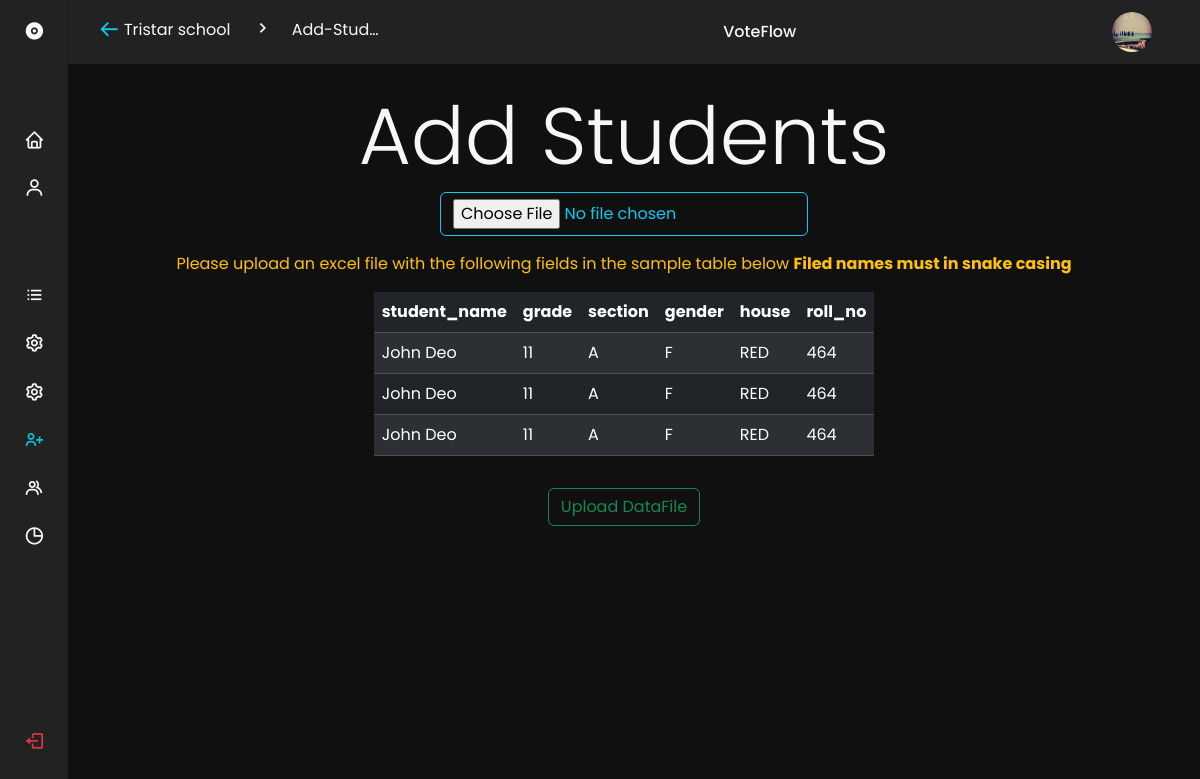
The page /polls/1/addstudents (signed in) on the database its author committed.
### VoteFlow/models.py (models this page shows, shortened)
class School(UserMixin, db.Model):
    id = db.Column(db.Integer, primary_key=True)
    admin_username = db.Column(db.String, unique=True, nullable=False)
    name = db.Column(db.String, unique=True, nullable=False)
    abbr = db.Column(db.String, unique=True, nullable=False)
    email = db.Column(db.String, unique=True, nullable=False)
    password = db.Column(db.String, unique=True, nullable=False)
    school_logo = db.Column(db.String, nullable=False)
    polls = db.relationship("Poll")

### VoteFlow/polls/routes.py (the view, shortened to what this page needs)
@polls.route("/<poll_id>/addstudents", methods=["GET", "POST"])
@login_required
@active_sched_poll_required
def add_students(poll_id):
    school = current_school
    poll = Poll.query.filter_by(school_id=school.id, id=poll_id).first()
    form = AddStudentsForm()
    loaded_students = poll.students
    flagged = []
    flagged = FlaggedStudent.query.filter_by(poll_id=poll.id, school_id=school.id).all()
    return render_template(
        "polldashboard/addstudents.html",
        title=poll.name,
        school=school,
        dash_location="Add-Students",
        poll=poll,
        form=form,
        loaded=True,
    )

### VoteFlow/polls/forms.py
class AddStudentsForm(FlaskForm):
    students = FileField()
    submit = SubmitField("Upload DataFile")

### VoteFlow/models.py (called while the page is built)
@login_manager.user_loader
def load_user(user_id):
    user = User.query.get(int(user_id))
    print("USER_ID:", user_id)
    print("USER_QUERIED:", user_id)
    if not user:
        return None
    if user.user_type == "student":
        return Student.query.get(user.user_id)
    elif user.user_type == "school":
        return School.query.get(user.user_id)
    return None

### VoteFlow/polls/utils.py (called while the page is built)
def active_sched_poll_required(func):
    @wraps(func)
    def func_wrapper(poll_id):
        poll = Poll.query.filter_by(school_id=current_user.id, id=poll_id).first()
        if not poll:
            abort(404)
        if poll.status != "Archived":
            return func(poll_id)
        else:
            flash(
                f"This Poll has been Archived! The Dashboard cannot be viewed for a Archived Poll",
                "danger",
            )
            return redirect(url_for("polls.home"))
    return func_wrapper

### VoteFlow/templates/polldashboard/addstudents.html (shortened to what this page needs)
{% extends 'polldashboard/polldashboardbase.html' %}
{% block viewer %}
	 <form method="POST" method="/" class='elecstart mt-3' enctype="multipart/form-data">
      {% if loaded %}
      <center>
         <h1 class="display-1">Add Students</h1>
         {{form.students(class='btn btn-outline-info mr-3')}}
      <div class="text-warning m-3">
        Please upload an excel file with the following fields in the sample table below
        <b> Filed names must in snake casing</b>
      </div>
      <div class="d-flex justify-content-center overflow-auto">
        <div style="max-width:40rem;">
        <table class="table table-striped table-dark restable">
          <thead>
            <tr>
              <th scope="col">student_name</th>
              <th scope="col">grade</th>
              <th scope="col">section</th>
              <th scope="col">gender</th>
              <th scope="col">house</th>
              <th scope="col">roll_no</th>
            </tr>
          </thead>
          <tbody>
            {% for _ in range(3) %}
            <tr>
              <td>John Deo</td>
              <td>11</td>
              <td>A</td>
              <td>F</td>
              <td>RED</td>
              <td>464</td>
            </tr>
            {% endfor %}
          </tbody>
        </table>
      </div>
      </div>
         {{form.submit(class='btn btn-outline-success mt-3')}}
         </center>
   </form>
   {% else %}
         <center>
            <br><h1 class="display-1 text-success">Students Have Been Added!</h1><br>
         </center>
   {% endif %}
{% endblock viewer %}

### VoteFlow/templates/polldashboard/polldashboardbase.html (shortened to what this page needs)
<!doctype html>
<html lang="en">
  <head>
    <link
      rel="stylesheet"
      href="https://code.getmdl.io/1.3.0/material.cyan-light_blue.min.css"
    />
    <link
      rel="stylesheet"
      href="https://cdn.jsdelivr.net/npm/bootstrap@5.3.2/dist/css/bootstrap.min.css"
    />
    <link
      rel="stylesheet"
      href="https://cdn.jsdelivr.net/npm/boxicons@latest/css/boxicons.min.css"
    />
    <link
      rel="stylesheet"
      href="{{url_for('static',filename='css/sidebarsubmenus.css')}}"
    />
  </head>
  <body>
    <header class="header">
      <div class="header__container">
        <img
          src="{{url_for('static',filename=school.school_logo)}}"
          alt=""
          class="header__img"
        />
        <div class="">
          <a class="navbar-brand" href="#">
            <div class="row">
              <div class="col-1">
                <i
                  class="bx bx-arrow-back text-info"
                  style="padding-left: 2px; font-size: 1.4rem"
                  id="arrow"
                  onclick="window.history.back();"
                ></i>
              </div>
              <div class="col-5 text-truncate text-break">{{school.name}}</div>
              <div class="col-1 m-0 p-0">
                <i class="bx bx-chevron-right" style="font-size: 1.3rem"></i>
              </div>
              <div class="col-4 text-truncate text-break">
                {{ dash_location }}
              </div>
            </div>
          </a>
        </div>
        <a href="#" class="header__logo">VoteFlow</a>
      </div>
    </header>
    <div class="nav" id="navbar">
      <nav class="nav__container">
        <div>
          <a href="#" class="nav__link nav__logo">
            <i class="bx bxs-disc nav__icon"></i>
          </a>
          <div class="nav__list">
            <div class="nav__items">
              <a
                href="{{ url_for('polls.dashboard_home',poll_id=poll.id)}}"
                class="nav__link {%if dash_location=='Home'%}active{%endif%}"
              >
                <i class="bx bx-home nav__icon"></i>
              </a>
              <div class="nav__dropdown">
                <a href="#" class="nav__link">
                  <i class="bx bx-user nav__icon"></i>
                </a>
              </div>
            </div>
            <div class="nav__items">
              <a
                href="{{ url_for('polls.home', school_abbr=school.school_abbr)}}"
                class="nav__link"
              >
                <i class="bx bx-list-ul nav__icon"></i>
              </a>
              <a
                class="nav__link {%if dash_location=='Manage-Students'%}active{%endif%}"
                href="{{ url_for('polls.manage_students',  poll_id=poll.id)}}"
              >
                <i class="bx bx-cog nav__icon"></i>
              </a>
              <a
                class="nav__link {%if dash_location=='Manage-Candidates'%}active{%endif%}"
                href="{{url_for('polls.manage_candidates',poll_id=poll.id)}}"
              >
                <i class="bx bx-cog nav__icon"></i>
              </a>
              <a
                class="nav__link {%if dash_location=='Add-Students'%}active{%endif%}"
                href="{{ url_for('polls.add_students',  poll_id=poll.id) }}"
              >
                <i class="bx bx-user-plus nav__icon"></i>
              </a>
              <a
                class="nav__link {%if dash_location=='Add-Candidates'%}active{%endif%}"
                href="{{ url_for('polls.add_candidates',  poll_id=poll.id) }}"
              >
                <i class="bx bx-group nav__icon"></i>
              </a>
              <a
                class="nav__link {%if dash_location=='Results'%}active{%endif%}"
                href="{{ url_for('polls.results',  poll_id=poll.id) }}"
              >
                <i class="bx bx-pie-chart-alt nav__icon"></i
                ><span class="nav__name"> Election Results</span>
              </a>
            </div>
          </div>
        </div>
        <a
          href="{{url_for('auth.user_logout')}}"
          class="text-danger nav__link nav__logout"
        >
          <i class="bx bx-log-out nav__icon"></i>
        </a>
      </nav>
    </div>
    <main>
      {% block viewer %} {% endblock viewer %}
    </main>
  </body>
</html>

### VoteFlow/static/css/sidebarsubmenus.css (style rules this page uses)
:root { --header-height: 3.5rem; --nav-width: 219px; --first-color: #0bc3d8; --first-color-light: #f4f0fa; --title-color: #f7f7f7; --text-color: #f7f7f7; --text-color-light: #f7f7f7; --body-color: #101010; --container-color: #222222; --body-font: "Poppins", sans-serif; --normal-font-size: 0.938rem; --small-font-size: 0.75rem; --smaller-font-size: 0.75rem; --font-medium: 500; --font-semi-bold: 600; --z-fixed: 100; }
@media screen and (min-width: 1024px) { :root { --normal-font-size: 1rem; --small-font-size: 0.875rem; --smaller-font-size: 0.813rem; } }
body { margin: var(--header-height) 0 0 0; padding: 1rem 1rem 0; font-family: var(--body-font); font-size: var(--normal-font-size); background-color: var(--body-color); color: var(--text-color); }
a { text-decoration: none; }
img { max-width: 100%; height: auto; }
.header { position: fixed; top: 0; left: 0; width: 100%; background-color: var(--container-color); box-shadow: 0 1px 0 rgba(22, 8, 43, 0.1); padding: 0 1rem; z-index: var(--z-fixed); }
.header__container { display: flex; align-items: center; height: var(--header-height); justify-content: space-between; }
.header__img { width: 35px; height: 35px; border-radius: 50%; }
.header__logo { color: var(--title-color); font-weight: var(--font-medium); display: none; }
.nav { position: fixed; top: 0; left: -100%; height: 100vh; padding: 1rem 1rem 0; background-color: var(--container-color); box-shadow: 1px 0 0 rgba(22, 8, 43, 0.1); z-index: var(--z-fixed); transition: 0.4s; }
.nav__container { height: 100%; display: flex; flex-direction: column; justify-content: space-between; padding-bottom: 3rem; overflow: auto; scrollbar-width: none; }
.nav__logo { font-weight: var(--font-semi-bold); margin-bottom: 2.5rem; }
.nav__list, .nav__items { display: grid; }
.nav__list { row-gap: 2.5rem; }
.nav__items { row-gap: 1.5rem; }
.nav__link { display: flex; align-items: center; color: var(--text-color); }
.nav__icon { font-size: 1.2rem; margin-right: 0.5rem; }
.nav__logout { margin-top: 5rem; }
.nav__dropdown { overflow: hidden; max-height: 21px; transition: 0.4s ease-in-out; }
.active { color: var(--first-color); }
@media screen and (min-width: 768px) { body { padding: 1rem 3rem 0 6rem; } }
@media screen and (min-width: 768px) { .header { padding: 0 3rem 0 6rem; } }
@media screen and (min-width: 768px) { .header__container { height: calc(var(--header-height) + 0.5rem); } }
@media screen and (min-width: 768px) { .header__logo { display: block; } }
@media screen and (min-width: 768px) { .header__img { width: 40px; height: 40px; order: 1; } }
@media screen and (min-width: 768px) { .nav { left: 0; padding: 1.2rem 1.5rem 0; width: 68px; } }
@media screen and (min-width: 768px) { .nav__items { row-gap: 1.7rem; } }
@media screen and (min-width: 768px) { .nav__icon { font-size: 1.3rem; } }

### rows shown on the page
School: school_logo (picture), name "Tristar school"

### other values the page prints
{{ dash_location }} "Add-Stud…"
